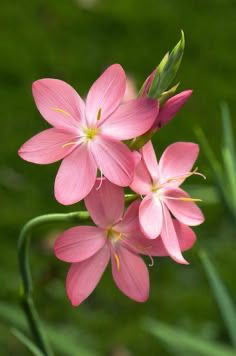
#> input picture image.jpeg, 236 x 356 px
$ python python.py
#> lines starting #> are read from the running program, lines starting #| are printed output that depends on the picture
from PIL import Image
import numpy as np

# ------------------------------
# CONFIGURATION
# ------------------------------

INPUT_IMAGE = "image.jpeg"
OUTPUT_PREVIEW = "image_64x64_preview.png"
OUTPUT_COE = "image.coe"

TARGET_W = 64
TARGET_H = 64

# ------------------------------
# LOAD ORIGINAL IMAGE
# ------------------------------
img = Image.open(INPUT_IMAGE).convert("L")   # grayscale
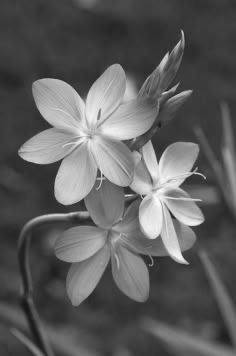
#> img: PIL image 236x356 L; min 21, max 252, mean 93.6

# ------------------------------
# SMART CENTER CROP
# ------------------------------
# crop to center square before resizing
w, h = img.size
#> w = 236; h = 356
min_dim = min(w, h)
#> min_dim = 236

left = (w - min_dim) // 2
#> left = 0
top = (h - min_dim) // 2
#> top = 60
right = left + min_dim
#> right = 236
bottom = top + min_dim
#> bottom = 296

img_cropped = img.crop((left, top, right, bottom))
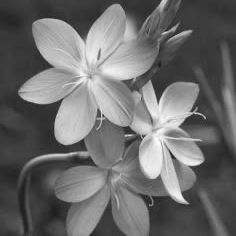
#> img_cropped: PIL image 236x236 L; min 25, max 252, mean 107.6

# ------------------------------
# RESIZE CLEANLY (NEAREST preserves structure)
# ------------------------------
img_resized = img_cropped.resize((TARGET_W, TARGET_H), Image.NEAREST)
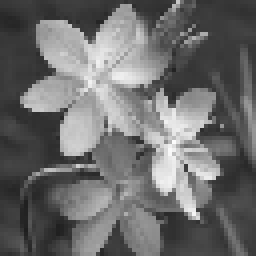
#> img_resized: PIL image 64x64 L (shown 4 times larger); min 30, max 252, mean 107.8

# ------------------------------
# SAVE PREVIEW (SEE WHAT FPGA WILL SEE)
# ------------------------------
img_resized.save(OUTPUT_PREVIEW)
print("Saved preview image as:", OUTPUT_PREVIEW)

# ------------------------------
# CONVERT TO PIXELS
# ------------------------------
pixels = np.array(img_resized, dtype=np.uint8).flatten()
#> pixels = 4096 values, max 252 at index 2283, min 30 at index 3654, mean 107.8

# ------------------------------
# SAVE COE FILE
# ------------------------------
with open(OUTPUT_COE, "w") as f:
    f.write("memory_initialization_radix=10;\n")
    f.write("memory_initialization_vector=\n")

    for i, p in enumerate(pixels):
        if i == len(pixels)-1:
            f.write(f"{int(p)};")
        else:
            f.write(f"{int(p)},\n")
#> this loop made 4096 passes
#> p on passes 1 to 3: 56, 56, 57

print("Generated COE file:", OUTPUT_COE)
print("Total pixels:", len(pixels))
#| Total pixels: 4096

$ run again, with gaussian.jpeg copied over image.jpeg
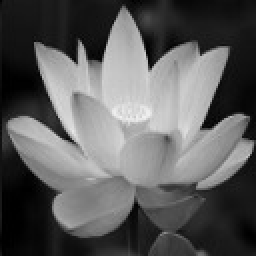
#> input picture gaussian.jpeg, 128 x 128 px (shown 2 times larger)
#> `img_resized = img_cropped.resize((TARGET_W, TARGET_H), Image.NEAREST)`:
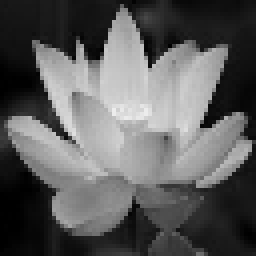
#> img_resized: PIL image 64x64 L (shown 4 times larger); min 0, max 237, mean 92.3
#> pixels = 4096 values, max 237 at index 1756, min 0 at index 1152, mean 92.3
#> the loop `for i, p in enumerate(pixels):` made 4096 passes
#> p on passes 1 to 3: 23, 22, 24
#| Total pixels: 4096
